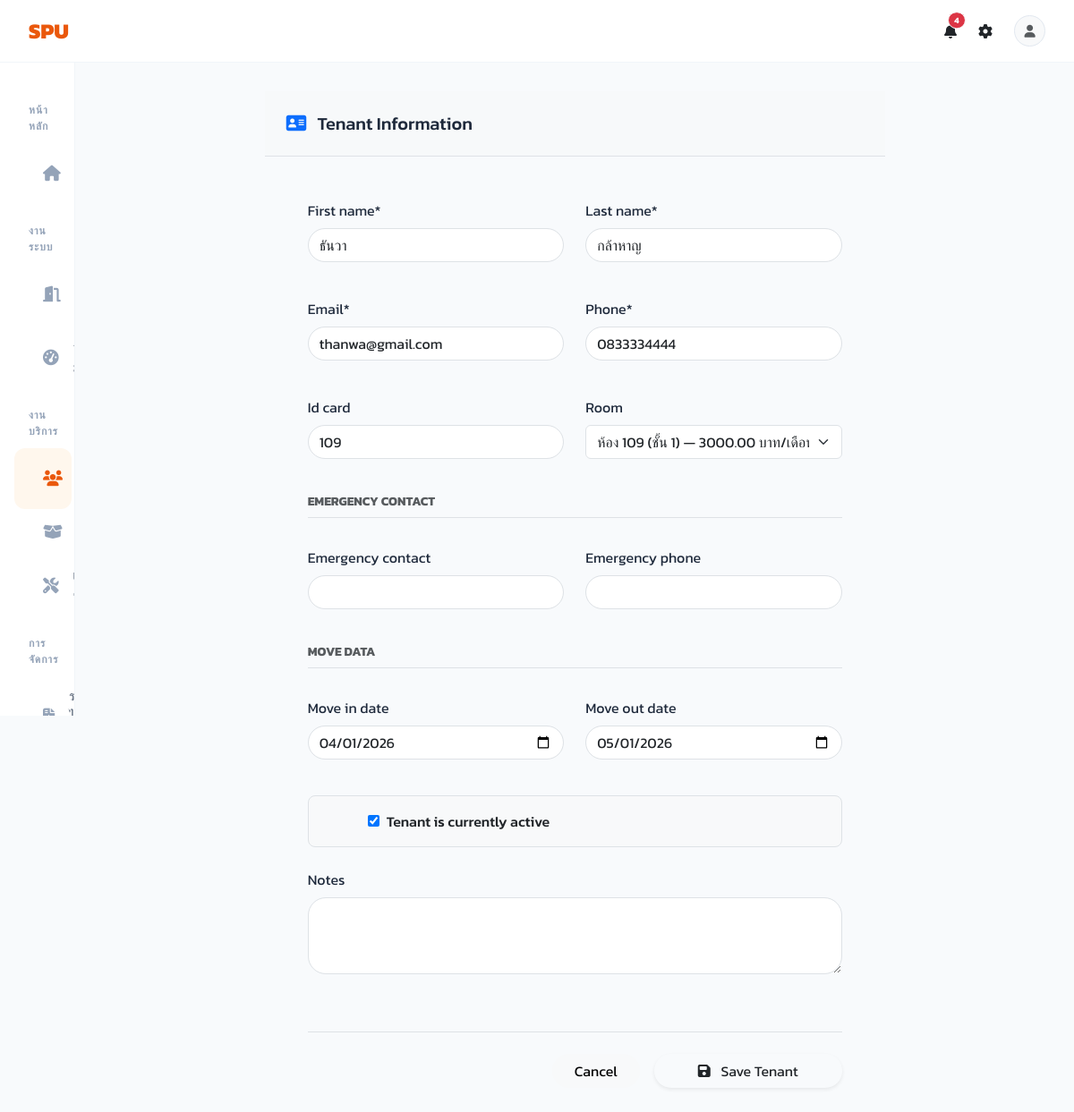
Page /tenants/17/edit/ (signed in) on the committed database.
### apps/tenants/models.py (models this page shows, shortened)
class Tenant(models.Model):
    first_name = models.CharField(max_length=100)
    last_name = models.CharField(max_length=100)
    email = models.EmailField(unique=True)
    phone = models.CharField(max_length=20)
    id_card = models.CharField(max_length=50, blank=True)
    emergency_contact = models.CharField(max_length=100, blank=True)
    emergency_phone = models.CharField(max_length=20, blank=True)
    room = models.OneToOneField(
        Room,
        on_delete=models.SET_NULL,
        null=True,
        blank=True,
        related_name='current_tenant'
    )
    move_in_date = models.DateField(null=True, blank=True)
    move_out_date = models.DateField(null=True, blank=True)
    is_active = models.BooleanField(default=True)
    notes = models.TextField(blank=True)
    created_at = models.DateTimeField(auto_now_add=True)
    user = models.OneToOneField(User, on_delete=models.CASCADE, null=True, blank=True)
    class Meta:
        ordering = ['last_name', 'first_name']

### apps/tenants/views.py (the view)
# urls.py: path('<int:pk>/edit/', views.tenant_edit, name='edit'),
@login_required
def tenant_edit(request, pk):
    tenant = get_object_or_404(Tenant, pk=pk)
    old_room = tenant.room
    if request.method == 'POST':
        form = TenantForm(request.POST, instance=tenant)
        if form.is_valid():
            tenant = form.save()
            new_room = tenant.room
            if old_room and old_room != new_room:
                old_room.status = 'ว่าง'
                old_room.save()
            if new_room:
                new_room.status = 'ไม่ว่าง'
                new_room.save()
            messages.success(request, 'อัพเดทผู้เช่าสำเร็จ')
            return redirect('tenants:list')
    else:
        form = TenantForm(instance=tenant)
    return render(request, 'tenants/tenant_form.html', {
        'form': form,
        'title': 'แก้ไขผู้เช่า'
    })

### apps/tenants/forms.py
class TenantForm(forms.ModelForm):
    class Meta:
        model = Tenant
        fields = [
            'first_name', 'last_name', 'email', 'phone', 'id_card',
            'emergency_contact', 'emergency_phone', 'room',
            'move_in_date', 'move_out_date', 'is_active', 'notes'
        ]
        widgets = {
            'move_in_date': forms.DateInput(attrs={'type': 'date'}),
            'move_out_date': forms.DateInput(attrs={'type': 'date'}),
            'notes': forms.Textarea(attrs={'rows': 3}),
        }
    def __init__(self, *args, **kwargs):
        super().__init__(*args, **kwargs)
        if self.instance and self.instance.pk and self.instance.room:
            self.fields['room'].queryset = Room.objects.filter(
                status='ว่าง'
            ) | Room.objects.filter(pk=self.instance.room.pk)
        else:
            self.fields['room'].queryset = Room.objects.filter(status='ว่าง')
        self.fields['room'].label_from_instance = lambda r: (
            f"ห้อง {r.room_number} (ชั้น {r.floor}) — {r.monthly_rent} บาท/เดือน"
        )
        self.fields['room'].empty_label = "— เลือกห้อง —"

### apps/parcels/context_processors.py (called while the page is built)
def parcel_context(request):
    if request.user.is_authenticated:
        try:
            role = request.user.profile.role if hasattr(request.user, 'profile') else 'Admin'
            if role == 'Tenant':
                count = Parcel.objects.filter(
                    room__current_tenant__email=request.user.email,
                    status='pending'
                ).count()
            else:
                count = Parcel.objects.filter(status='pending').count()
        except Exception:
            count = 0
        return {'pending_parcels_count': count}
    return {'pending_parcels_count': 0}

### apps/tenants/templates/tenants/tenant_form.html (shortened to what this page needs)
{% extends 'base.html' %}
{% load crispy_forms_tags %}
{% block content %}
<div class="row justify-content-center">
    <div class="col-lg-8">
        <div class="saas-card overflow-hidden">
            <div class="p-4 border-bottom bg-light bg-opacity-50">
                <h5 class="card-title mb-0 border-0"><i class="fa-solid fa-address-card text-primary me-2"></i> Tenant Information</h5>
            </div>
            <div class="p-4 p-md-5">
                <form method="post" enctype="multipart/form-data" novalidate>
                    <div class="row g-4">
                        <div class="col-md-6">
                            {{ form.first_name|as_crispy_field }}
                        </div>
                        <div class="col-md-6">
                            {{ form.last_name|as_crispy_field }}
                        </div>
                        <div class="col-md-6">
                            {{ form.email|as_crispy_field }}
                        </div>
                        <div class="col-md-6">
                            {{ form.phone|as_crispy_field }}
                        </div>
                        <div class="col-md-6">
                            {{ form.id_card|as_crispy_field }}
                        </div>
                         <div class="col-md-6">
                            {{ form.room|as_crispy_field }}
                        </div>
                        <div class="col-12 mt-4">
                            <h6 class="text-muted fw-bold text-uppercase small border-bottom pb-2">Emergency Contact</h6>
                        </div>
                        <div class="col-md-6">
                            {{ form.emergency_contact|as_crispy_field }}
                        </div>
                        <div class="col-md-6">
                            {{ form.emergency_phone|as_crispy_field }}
                        </div>
                        <div class="col-12 mt-4">
                            <h6 class="text-muted fw-bold text-uppercase small border-bottom pb-2">Move Data</h6>
                        </div>
                        <div class="col-md-6">
                            {{ form.move_in_date|as_crispy_field }}
                        </div>
                        <div class="col-md-6">
                            {{ form.move_out_date|as_crispy_field }}
                        </div>
                        <div class="col-md-12">
                            <div class="d-flex align-items-center bg-light p-3 rounded-3 border">
                                <div class="form-check form-switch fs-5 mb-0 d-flex align-items-center w-100">
                                    {{ form.is_active }}
                                    <label class="form-check-label ms-2 fs-6 fw-medium text-dark" for="{{ form.is_active.id_for_label }}">Tenant is currently active</label>
                                </div>
                            </div>
                        </div>
                        <div class="col-12">
                            {{ form.notes|as_crispy_field }}
                        </div>
                    </div>
                    <div class="mt-5 d-flex justify-content-end gap-3 pt-4 border-top">
                        <a href="{% url 'tenants:list' %}" class="btn btn-light px-4">Cancel</a>
                        <button type="submit" class="btn btn-primary-saas btn-saas shadow-sm px-5">
                            <i class="fa-solid fa-save me-2"></i> Save Tenant
                        </button>
                    </div>
                </form>
            </div>
        </div>
    </div>
</div>
{% endblock %}

### static/css/style.css (style rules this page uses)
:root { --brand-primary: #ea580c; --brand-primary-hover: #c2410c; --brand-navy: #1e293b; --brand-blue: #3b82f6; --brand-green: #10b981; --brand-red: #ef4444; --brand-orange: #f97316; --sidebar-bg: #FFFFFF; --sidebar-hover: #f8fafc; --bg-body: #f1f5f9; --card-bg: #FFFFFF; --white: #ffffff; --text-dark: #1e293b; --text-muted: #64748b; --border-color: #e2e8f0; --rounded-lg: 20px; --card-shadow: 0 4px 6px -1px rgba(0, 0, 0, 0.05), 0 2px 4px -2px rgba(0, 0, 0, 0.05); --card-shadow-hover: 0 10px 15px -3px rgba(0, 0, 0, 0.1), 0 4px 6px -4px rgba(0, 0, 0, 0.1); }
body { background-color: var(--bg-body); font-family: 'Kanit', sans-serif !important; color: var(--text-dark); overflow-x: hidden; }
.sys-card, .card, .btn, .list-group-item, .form-control, .badge { border-radius: var(--rounded-lg) !important; }

### templates/base.html (style rules this page uses)
body { background-color: #f8fafc; font-family: 'Kanit', sans-serif !important; }

### rows in the picture
Tenant: first_name "ธันวา", last_name "กล้าหาญ", email "thanwa@gmail.com", phone "0833334444", id_card "109", room "ห้อง 109 (ชั้น 1) — 3000.00 บาท/เดือน", move_in_date "04/01/2026", move_out_date "05/01/2026", is_active "☑"

### other values in the picture
{{ pending_parcels_count }} "4"
